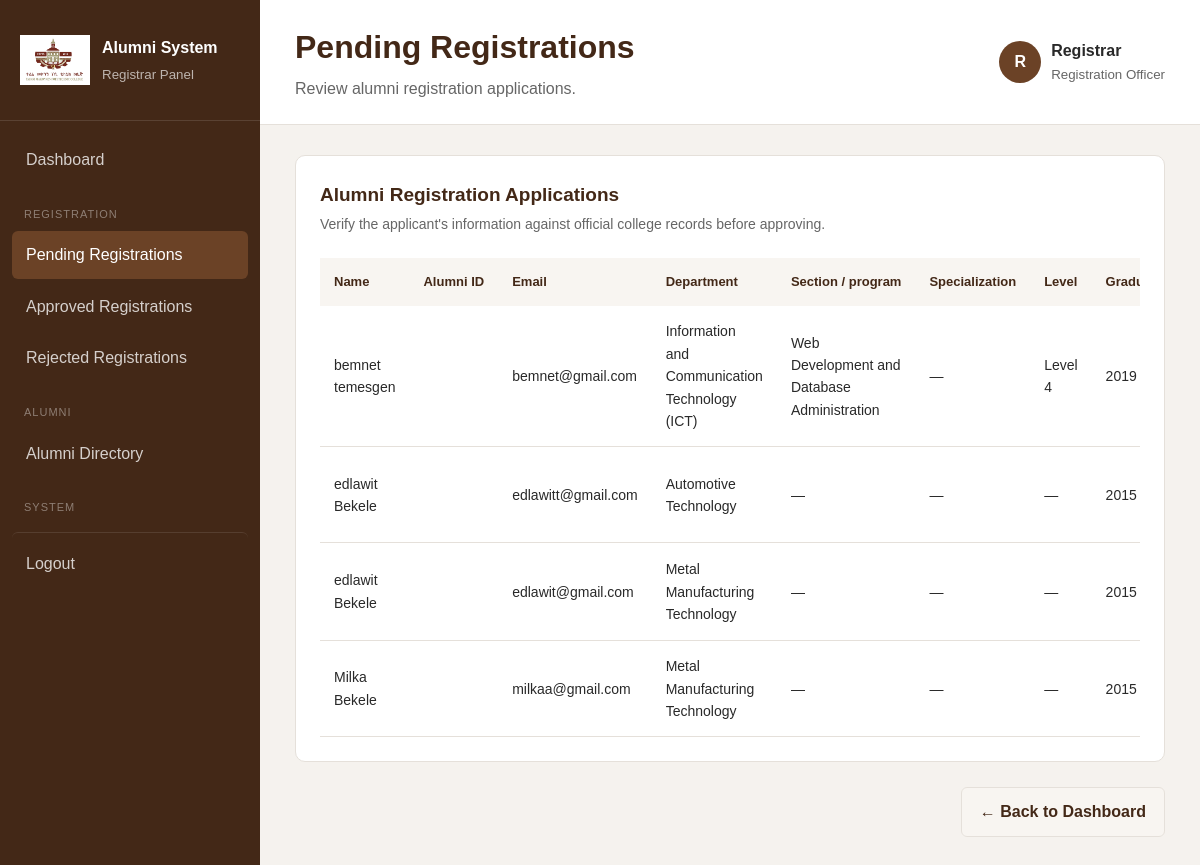
The page /admin/registrar/pending.php (signed in) on the database its author committed.
### tables this page shows
CREATE TABLE `alumni_registrations` (
  `registration_id` int(11) NOT NULL,
  `email` varchar(255) NOT NULL,
  `email_verified_at` datetime DEFAULT NULL,
  `email_verification_token_hash` varchar(255) DEFAULT NULL,
  `email_verification_expires_at` datetime DEFAULT NULL,
  `password_hash` varchar(255) NOT NULL,
  `college_id_number` varchar(100) DEFAULT NULL,
  `first_name` varchar(100) NOT NULL,
  `last_name` varchar(100) NOT NULL,
  `gender` varchar(20) NOT NULL,
  `date_of_birth` date DEFAULT NULL,
  `phone` varchar(50) DEFAULT NULL,
  `address` varchar(255) DEFAULT NULL,
  `department_id` int(11) NOT NULL,
  `section_id` int(10) UNSIGNED DEFAULT NULL,
  `specialization_id` int(10) UNSIGNED DEFAULT NULL,
  `level` tinyint(3) UNSIGNED DEFAULT NULL,
  `graduation_year` year(4) NOT NULL,
  `bio` text DEFAULT NULL,
  `profile_photo` varchar(255) DEFAULT NULL,
  `verification_document` varchar(255) DEFAULT NULL,
  `status` enum('pending','approved','rejected') NOT NULL DEFAULT 'pending',
  `submitted_by` int(10) UNSIGNED DEFAULT NULL,
  `verification_notes` text DEFAULT NULL,
  `verified_by` int(11) DEFAULT NULL,
  `verified_at` datetime DEFAULT NULL,
  `created_at` datetime NOT NULL DEFAULT current_timestamp(),
  `updated_at` datetime NOT NULL DEFAULT current_timestamp() ON UPDATE current_timestamp()
);

CREATE TABLE `departments` (
  `department_id` int(10) UNSIGNED NOT NULL,
  `department_name` varchar(150) NOT NULL,
  `description` text DEFAULT NULL,
  `status` enum('active','inactive') NOT NULL DEFAULT 'active',
  `created_at` timestamp NOT NULL DEFAULT current_timestamp()
);

CREATE TABLE `sections` (
  `section_id` int(10) UNSIGNED NOT NULL,
  `department_id` int(10) UNSIGNED NOT NULL,
  `section_name` varchar(150) NOT NULL,
  `description` text DEFAULT NULL,
  `status` enum('active','inactive') NOT NULL DEFAULT 'active',
  `created_at` timestamp NOT NULL DEFAULT current_timestamp()
);

### includes/functions.php (called while the page is built, shortened)
<?php
function e($value)
{
    return htmlspecialchars(
        (string) $value,
        ENT_QUOTES,
        "UTF-8"
    );
}

### admin/registrar/pending.php (the view, shortened to what this page needs)
 <?php
require_once "../../config/database.php";
require_once "../../includes/functions.php";
$sql = "
    SELECT
        r.registration_id,
        r.college_id_number,
        r.first_name,
        r.last_name,
        r.email,
        r.graduation_year,
        r.verification_document,
        r.created_at,
        d.department_name,
        s.section_name,
        sp.specialization_name,
        r.level
    FROM alumni_registrations r
    LEFT JOIN departments d
        ON r.department_id = d.department_id
    LEFT JOIN sections s
        ON r.section_id = s.section_id
    LEFT JOIN specializations sp
        ON r.specialization_id = sp.specialization_id
    WHERE r.status = 'pending'
    ORDER BY r.created_at DESC
";
$result = $conn->query($sql);
?>
<!DOCTYPE html>
<html lang="en">
<head>
    <link
        rel="stylesheet"
        href="../../assets/css/style.css"
    >
</head>
<body class="admin-body">
<div class="admin-layout">
              <?php
 include "includes/sidebar.php";
?>
    <main class="admin-main">
        <header class="admin-topbar">
            <div>
                <h1>
                    Pending Registrations
                </h1>
                <p>
                    Review alumni registration applications.
                </p>
            </div>
            <div class="admin-user">
                <div class="admin-avatar">
                    R
                </div>
                <div>
                    <strong>
                        Registrar
                    </strong>
                    <small>
                        Registration Officer
                    </small>
                </div>
            </div>
        </header>
        <section class="dashboard-content">
            <div class="dashboard-panel">
                <div class="panel-header">
                    <div>
                        <h2>
                            Alumni Registration Applications
                        </h2>
                        <p>
                            Verify the applicant's information against
                            official college records before approving.
                        </p>
                    </div>
                </div>
                <?php if ($result->num_rows === 0): ?>
                    <div class="form-alert success-message">
                        No pending registrations.
                    </div>
                <?php else: ?>
 <div style="overflow-x: auto;">
                        <table class="data-table">
                            <thead>
                                <tr>
                                    <th>Name</th>
                                    <th>Alumni ID</th>
                                    <th>Email</th>
                                    <th>Department</th>
                                    <th>Section / program</th>
                                    <th>Specialization</th>
                                    <th>Level</th>
                                    <th>Graduation Year</th>
                                </tr>
                            </thead>
                            <tbody>
                                <?php while ($row = $result->fetch_assoc()): ?>
                                    <tr>
                                        <td>
                                            <?= e(
                                                $row["first_name"]
                                                . " "
                                                . $row["last_name"]
                                            ) ?>
                                        </td>
                                        <td>
                                        </td>
                                        <td>
                                            <?= e(
                                                $row["email"]
                                            ) ?>
                                        </td>
                                        <td>
                                            <?= e(
                                                $row["department_name"]
                                            ) ?>
                                        </td>
                                        <td>
    <?= e(
        $row["section_name"] ?? "—"
    ) ?>
</td>
<td>
    <?= e(
        $row["specialization_name"] ?? "—"
    ) ?>
</td>
<td>
    <?= e(
        $row["level"] !== null
            ? "Level " . $row["level"]
            : "—"
    ) ?>
</td>
                                       <td>
    <?= e(
        $row["graduation_year"]
    ) ?>
</td>
                                    </tr>
                                <?php endwhile; ?>
                            </tbody>
                        </table>
                    </div>
                <?php endif; ?>
            </div>
            <div class="form-actions">
                <a
                    href="dashboard.php"
                    class="secondary-button"
                >
                    ← Back to Dashboard
                </a>
            </div>
        </section>
    </main>
</div>
</body>
</html>

### assets/css/style.css (style rules this page uses)
:root { --primary-brown: #6b4226; --dark-brown: #432817; --light-brown: #a67c52; --cream: #f8f5f1; --white: #ffffff; --text-dark: #292929; --text-light: #666666; --border: #e5e0da; }
* { margin: 0; padding: 0; box-sizing: border-box; }
body { font-family: Arial, sans-serif; background: var(--cream); color: var(--text-dark); line-height: 1.6; }
a { text-decoration: none; color: inherit; }
.admin-body { background: #f5f2ee; }
.admin-layout { min-height: 100vh; display: flex; }
.admin-main { margin-left: 260px; width: calc(100% - 260px); }
.admin-topbar { background: var(--white); padding: 22px 35px; border-bottom: 1px solid var(--border); display: flex; justify-content: space-between; align-items: center; }
.admin-topbar h1 { color: var(--dark-brown); margin-bottom: 3px; }
.admin-topbar p { color: var(--text-light); }
.admin-user { display: flex; align-items: center; gap: 10px; }
.admin-user small { display: block; color: var(--text-light); }
.admin-avatar { width: 42px; height: 42px; background: var(--primary-brown); color: var(--white); border-radius: 50%; display: flex; align-items: center; justify-content: center; font-weight: bold; }
.dashboard-content { padding: 30px 35px; }
.dashboard-panel { background: var(--white); border: 1px solid var(--border); border-radius: 10px; padding: 24px; margin-bottom: 25px; }
.panel-header { display: flex; justify-content: space-between; align-items: center; margin-bottom: 22px; }
.panel-header h2 { color: var(--dark-brown); font-size: 19px; }
.panel-header p { color: var(--text-light); font-size: 14px; margin-top: 3px; }
.primary-button, .secondary-button { display: inline-block; padding: 11px 18px; border-radius: 6px; font-weight: 600; cursor: pointer; border: none; }
.secondary-button { background: var(--cream); color: var(--dark-brown); border: 1px solid var(--border); }
.data-table { width: 100%; border-collapse: collapse; }
.data-table th { text-align: left; padding: 14px; background: var(--cream); color: var(--dark-brown); font-size: 13px; white-space: nowrap; }
.data-table td { padding: 14px; border-bottom: 1px solid var(--border); font-size: 14px; }
.form-actions { display: flex; justify-content: flex-end; gap: 10px; margin-bottom: 30px; }

### rows shown on the page
alumni_registrations: first_name+last_name "bemnet temesgen", email "bemnet@gmail.com", department.department_name "Information and Communication Technology (ICT)", section.section_name "Web Development and Database Administration", specialization_name "—", level "Level 4", graduation_year "2019"
alumni_registrations: first_name+last_name "edlawit Bekele", email "edlawitt@gmail.com", department.department_name "Automotive Technology", section_name "—", specialization_name "—", level "—", graduation_year "2015"
alumni_registrations: first_name+last_name "edlawit Bekele", email "edlawit@gmail.com", department.department_name "Metal Manufacturing Technology", section_name "—", specialization_name "—", level "—", graduation_year "2015"
alumni_registrations: first_name+last_name "Milka Bekele", email "milkaa@gmail.com", department.department_name "Metal Manufacturing Technology", section_name "—", specialization_name "—", level "—", graduation_year "2015"
